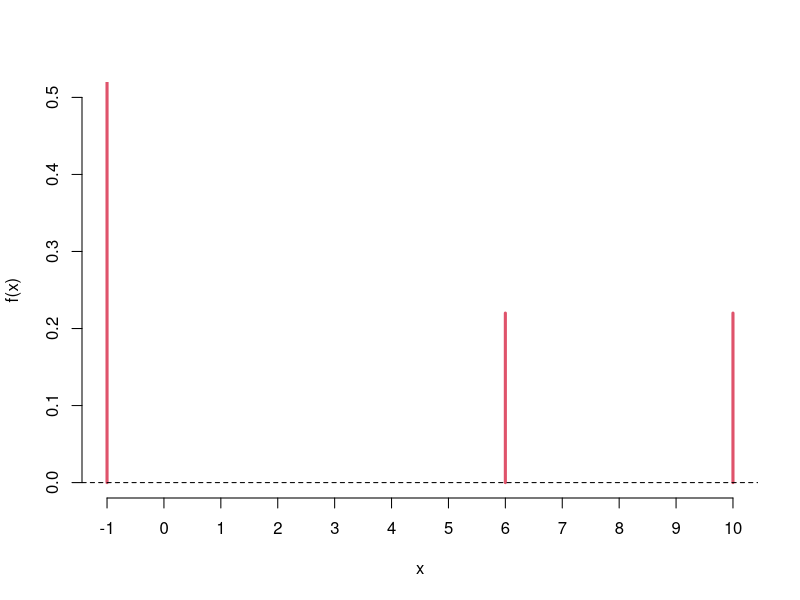
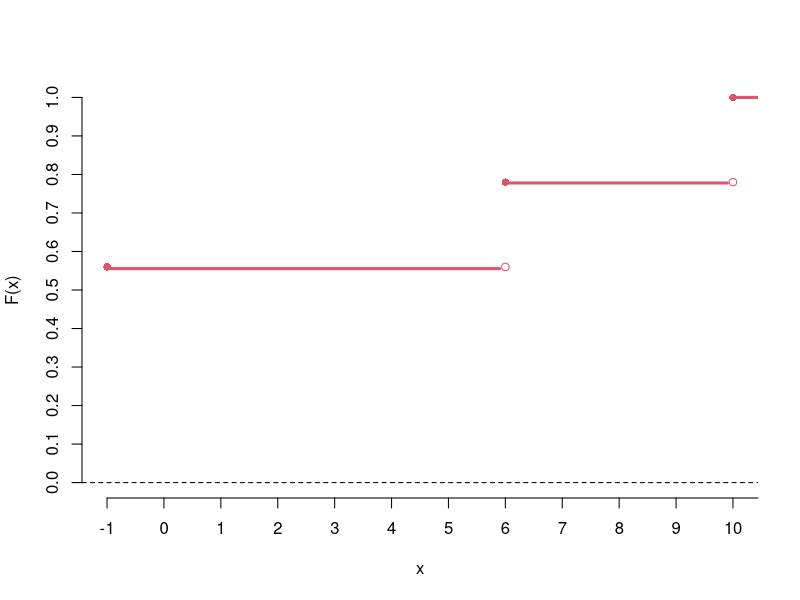
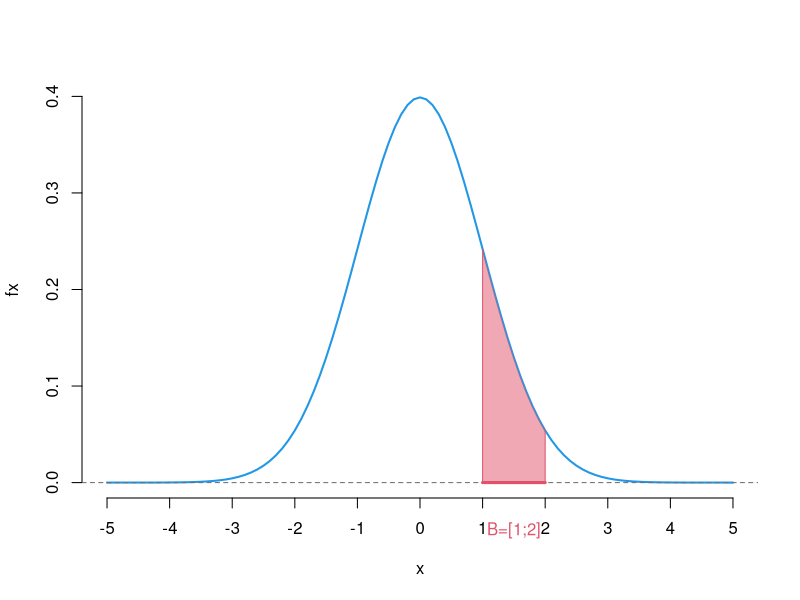
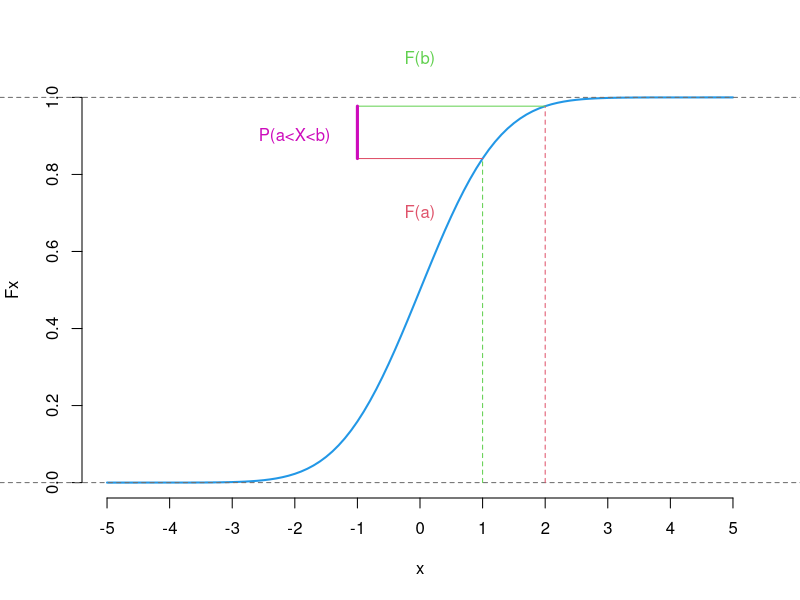
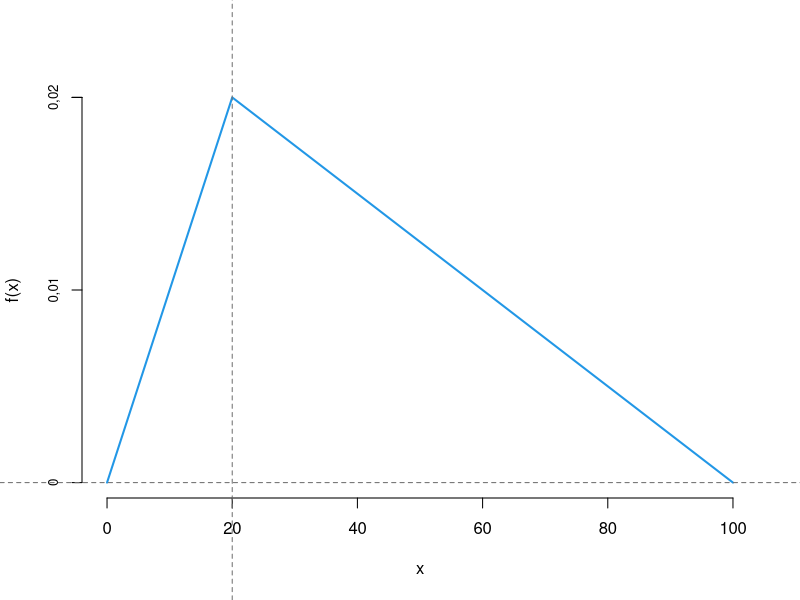
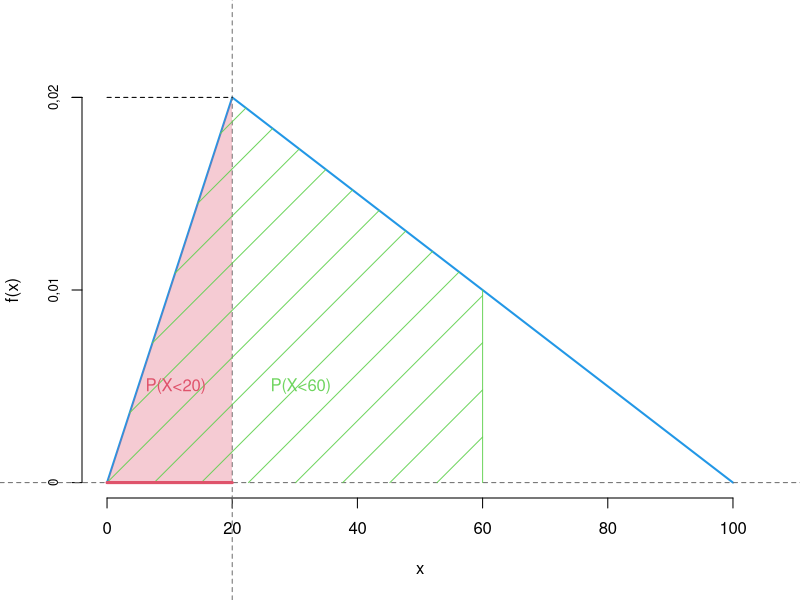
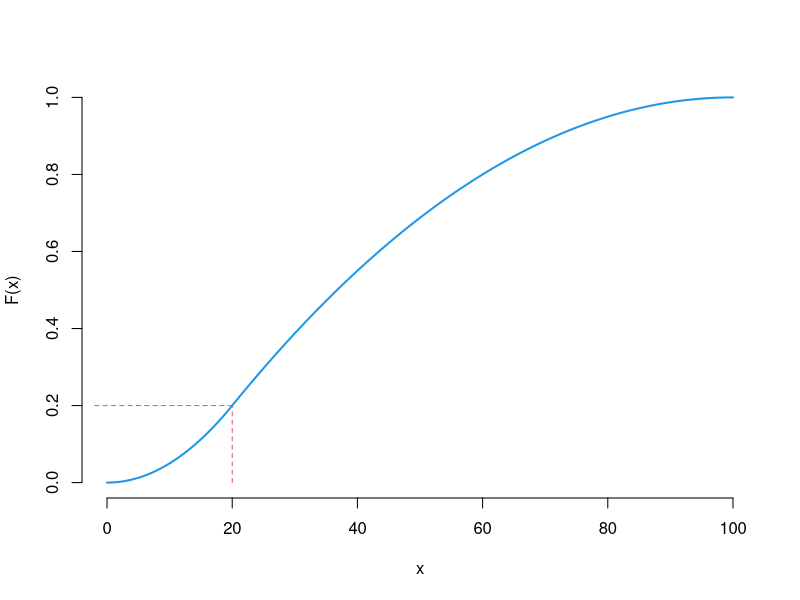
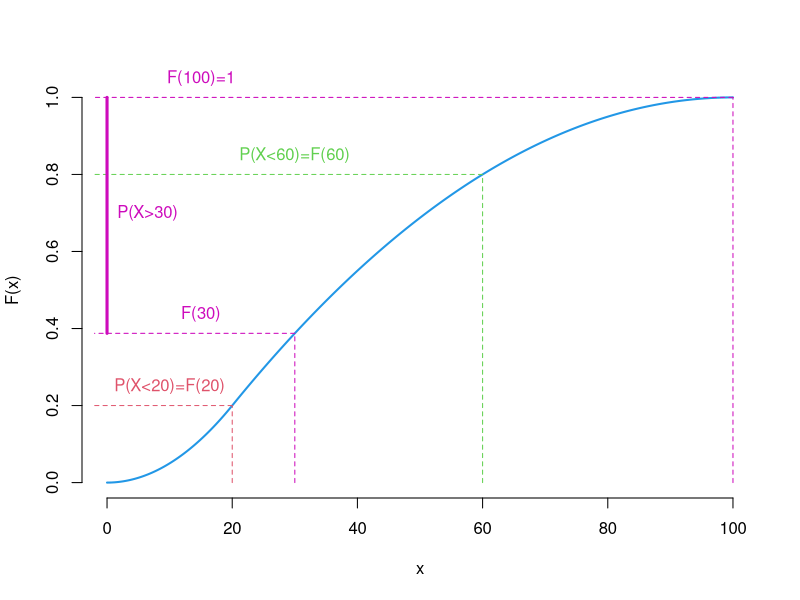

Generate these figures, in order, with R: (Note: this script raises an error after producing the figures.)
## ---- chunk 1
  plot(c(-1,6,10),round(c(5/9,2/9,2/9),2),type="h",ylab="f(x)",xlab="x",axes=F,ylim=c(0,0.5),col=2,lwd=3)
  axis(2,at=seq(0,0.5,0.1))
  axis(1,at=seq(-1,10,1))
  abline(h=0,lty=2)
## ---- chunk 2
  plot(c(-1,6,10),round(c(5/9,7/9,1),2),type="s",ylab="F(x)",xlab="x",axes=F,ylim=c(0,1),col=NA,lwd=3)
  arrows(-1,5/9,5.9,5/9,code=0,lwd=3,col=2)
  arrows(6,7/9,9.9,7/9,code=0,lwd=3,col=2)
  arrows(10,1,11.9,1,code=0,lwd=3,col=2)
  points(c(6,10),round(c(5/9,7/9),2),col=2)
  points(c(-1,6,10),round(c(5/9,7/9,1),2),pch=16,col=2)
  axis(2,at=seq(0,1,0.1))
  axis(1,at=seq(-1,12,1))
  abline(h=0,lty=2)
## ---- chunk 3
htmltools::tags$iframe(title = "Aufgabe_diskrete_ZV", src ="./htmls/aufgabe_dzv.html",  width=760, height=700)
## ---- chunk 4
pap<-c(0.02,0.06,0.12,0.2,0.12,0.08)
pges<-c(0.1,0.15,0.25,0.25,0.15,0.1)
pwe<-pges-pap

papp<-gsub("\\.","\\,",pap)
pweb<-gsub("\\.","\\,",pwe)
## ---- chunk 5
par0=1.0
par1=1.5; par11<-gsub("\\.","\\,", par1)
par2=1.0; par22<-gsub("\\.","\\,", par2)
par3=4

kostfun<-function(x,nutz="App"){
  if(nutz=="App"){
    out=min(par1*x,par1*par3)
  }else{
    out=min(par2*x,par2*par3) + par0
  }
  return(out)
}
kost1<-sapply((1:6),kostfun)
kost2<-sapply((1:6),kostfun,nutz="Web")

kost11<-gsub("\\.","\\,", kost1)
kost22<-gsub("\\.","\\,", kost2)

kwerte<-unique(sort(c(kost1,kost2)))
kwertee<-gsub("\\.","\\,", kwerte)

wkt<-function(wert,werte,wkten){
  ind<-werte==wert
  out=sum(wkten[ind])
  return(out)
}

wkten<-sapply(kwerte,wkt,werte=c(kost1,kost2),wkten=c(pap,pwe))

wktenn<-gsub("\\.","\\,", wkten)
## ---- chunk 6
library(scales)
  x<-seq(-5,5,by=0.1)
  fx<-dnorm(x)
  plot(x,fx,type="l",col=4,lwd=2, xlim=c(-5,5),axes=F)
  axis(2)
  axis(1, at=seq(-5,5))
  abline(h=0,lty=2,col="gray44")
  arrows(1,0,2,0,col=2,code=0,lwd=3)
  par(xpd=T)
  text(1.5,-0.05,"B=[1;2]",col=2)
  arrows(1,0,1,dnorm(1),col=2,code=0)
  arrows(2,0,2,dnorm(2),col=2,code=0)
  polygon(c(seq(1,2,0.1),2,1),c(dnorm(seq(1,2,0.1)),0,0),col=alpha(2,0.5),border =NA)

## ---- chunk 7

  x<-seq(-5,5,by=0.1)
  Fx<-pnorm(x)
  plot(x,Fx,type="l",col=4,lwd=2, xlim=c(-5,5),axes=F)
  axis(2)
  axis(1, at=seq(-5,5))
  abline(h=0,lty=2,col="gray44")
  abline(h=1,lty=2,col="gray44")
  # arrows(1,0,2,0,col=2,code=0,lwd=3)
  par(xpd=T)
  # text(1.5,-0.05,"B=[1;2]",col=2)
  arrows(1,0,1,pnorm(1),col=3,code=0,lty=2)
  arrows(2,0,2,pnorm(2),col=2,code=0,lty=2)
  arrows(2,pnorm(2),-1,pnorm(2),col=3,code=0,lty=1)
  arrows(1,pnorm(1),-1,pnorm(1),col=2,code=0,lty=1)
  text(0,1.1,"F(b)",col=3)
  text(0,0.7,"F(a)",col=2)
  arrows(-1,pnorm(2),-1,pnorm(1),code=0,lwd=3,col=6)
  text(-2,0.9,"P(a<X<b)",col=6)
  #polygon(c(seq(1,2,0.1),2,1),c(dnorm(seq(1,2,0.1)),0,0),col=alpha(2,0.5),border =NA)
  
## ---- chunk 8
options(scipen=999)
a=0; b=100; c=20 

aa<-gsub("\\.","\\,",round(a,4)); bb<-gsub("\\.","\\,",round(b,4)); cc<-gsub("\\.","\\,",round(c,4))

pars<-c(2/((b-a)*(c-a)), -2*a/((b-a)*(c-a)), 2*b/((b-a)*(b-c)),-2/((b-a)*(b-c)))

parss<-round(pars,5)
parss[c(1,4)][parss[c(1,4)]=="0"]<-""
parss<-sapply(parss,gsub,pattern="\\.", replacement="\\,")
parss[parss=="0"]<-""

## ---- chunk 9
library(scales)
x<-seq(a,b,0.1)

fx<-function(x,a=0,b=2,c=0.7){
    if(x>c&x<=b){
      px<-(2*(b-x))/((b-a)*(b-c))
    } else if (x>=a&x<=c){
      px<-(2*(x-a))/((b-a)*(c-a))
    } else {
      px<-0
    }
    return(px)
}

xwert<-60

top<-2/(b-a); topp<-gsub("\\.","\\,",round(top,4))
px<-sapply(x,fx,a=a,b=b,c=c)
  
plot(x,px,lwd=2,col=4,type="l",axes=F,ylab="f(x)",ylim=c(0,0.02))
axis(1)
axis(2,at=c(0,0.01,top,0.02),labels=c(0,"0,01",topp,"0,02"),cex.axis=0.8)
abline(v=c,lty=2,col="gray44")
abline(h=0,lty=2,col="gray44")
#polygon(c(x[x<=c],c,c),c(px[x<=c],2/(b-a),0),col=alpha(2,0.3),border =NA)
#polygon(c(x[x<=xwert],xwert,xwert),c(px[x<=xwert],fx(xwert),0),col=alpha(3,0.9),density=3,border =NA)
#arrows(xwert,fx(xwert,a=a,b=b,c=c),xwert,0,code=0,lwd=1,lty=1,col=alpha(3,0.9))
#text(c/2+1,0.005,paste0("P(X<",cc,")"),col=2)
#arrows(0,0,c,0,col=2,code=0,lwd=3)
#arrows(0,top,c,top,col=1,code=0,lwd=1,lty=2)
#text(xwert/2+1,0.005,paste0("P(X<",xwert,")"),col=alpha(3,0.9))

## ---- chunk 10
plot(x,px,lwd=2,col=4,type="l",axes=F,ylab="f(x)",ylim=c(0,0.02))
axis(1)
axis(2,at=c(0,0.01,top,0.02),labels=c(0,"0,01",topp,"0,02"),cex.axis=0.8)
abline(v=c,lty=2,col="gray44")
abline(h=0,lty=2,col="gray44")
polygon(c(x[x<=c],c,c),c(px[x<=c],2/(b-a),0),col=alpha(2,0.3),border =NA)
polygon(c(x[x<=xwert],xwert,xwert),c(px[x<=xwert],fx(xwert),0),col=alpha(3,0.9),density=3,border =NA)
arrows(xwert,fx(xwert,a=a,b=b,c=c),xwert,0,code=0,lwd=1,lty=1,col=alpha(3,0.9))
text(c/2+1,0.005,paste0("P(X<",cc,")"),col=2)
arrows(0,0,c,0,col=2,code=0,lwd=3)
arrows(0,top,c,top,col=1,code=0,lwd=1,lty=2)
text(xwert/2+1,0.005,paste0("P(X<",xwert,")"),col=alpha(3,0.9))
## ---- chunk 11
parsF<-c(round(0.5*c*top - (pars[3]*c + pars[4]*c^2/2),4),pars[3],pars[4]/2)

# parsF<-c(1/(b*c),#vor x^2, a=0, a<=x<=c
#           1-b^2/(b*(b-c)), #konst, c<x<=b
#           2*b/(b*(b-c)),#vor x c<x<=b
#          -1/(b*(b-c)) #vor x^2
# )
# 0.000500 -0.250000  0.025000 -0.000125

parssF<-gsub("\\.","\\,",parsF)
## ---- chunk 12
  Fx<-function(x){
    if(x>=a&x<=c){
      px<-pars[1]/2*x^2
    } else if (x<a){
      px<-0
    } else if(x>b){
      px<-1
    } else {
      px<-parsF[1] + parsF[2]*x + parsF[3]*x^2
    }
    return(px)
  }
  px<-sapply(x,Fx)
  
  plot(x,px,lwd=2,col=4,type="l",axes=F,ylab="F(x)")
  axis(1)
  axis(2)
  #c
  arrows(c,0,c,Fx(c),col=2,code=0,lty=2)
  arrows(c,Fx(c),-2,Fx(c),col=2,code=0,lty=2)
  
  
## ---- chunk 13
  plot(x,px,lwd=2,col=4,type="l",axes=F,ylab="F(x)")
  axis(1)
  axis(2)
  #X<20
  arrows(c,0,c,Fx(c),col=2,code=0,lty=2)
  arrows(c,Fx(c),-2,Fx(c),col=2,code=0,lty=2)
  text(c/2,Fx(c)+0.05,paste0("P(X<",cc,")=F(",c,")"),col=2)
  
  #X<60
  arrows(xwert,0,xwert,Fx(xwert),col=3,code=0,lty=2)
  arrows(xwert,Fx(xwert),-2,Fx(xwert),col=3,code=0,lty=2)
  text(xwert/2,Fx(xwert)+0.05,paste0("P(X<",xwert,")=F(",xwert,")"),col=3)
  
  #X>30
  arrows(xwert/2,0,xwert/2,Fx(xwert/2),col=6,code=0,lty=2)
  arrows(xwert/2,Fx(xwert/2),-2,Fx(xwert/2),col=6,code=0,lty=2)
  text(xwert/4,Fx(xwert/2)+0.05,paste0("F(",xwert/2,")"),col=6)
  
  par(xpd=T)
  arrows(b,0,b,Fx(b),col=6,code=0,lty=2)
  arrows(b,Fx(b),-2,Fx(b),col=6,code=0,lty=2)
  text(xwert/4,Fx(b)+0.05,paste0("F(",b,")=1"),col=6)
  par(xpd=F)
  
  arrows(0,Fx(b),0,Fx(xwert/2),code=0,lwd=3,col=6)
  text(6.5,0.7,paste0("P(X>",xwert/2,")"),col=6)
## ---- chunk 14
htmltools::tags$iframe(title = "Quiz_stetige_Zufallsvariablen", src ="./htmls/quiz_szv.html",  width=760, height=500)
## ---- chunk 15
htmltools::tags$iframe(title = "Beispiel_Kennzahlen", src =paste0(link,"Apps_RBook/#section-kennzahlen-von-zufallsvariablen"),  width=760, height=700)
## ---- chunk 16
intx1<-function(x){
  ix<-pars[1]*x^3/3# + pars[3]*x^2/2 + pars[4]*x^3/3
  return(ix)
}
intx2<-function(x){
  ix<-pars[3]*x^2/2 + pars[4]*x^3/3
  return(ix)
}

myint1<-(intx1(c) - intx1(0)) 
myint2<-(intx2(b) - intx2(c))
myint<-myint1 + myint2
myintt<-gsub("\\.","\\,",round(myint,4)); myintt1<-gsub("\\.","\\,",round(myint1,4)); myintt2<-gsub("\\.","\\,",round(myint2,4))
## ---- chunk 17
intx3<-function(x){
  ix<-pars[1]*x^4/4
  return(ix)
}
intx4<-function(x){
  ix<-pars[3]*x^3/3 + pars[4]*x^4/4
  return(ix)
}

myint3<-(intx3(c) - intx3(0)) 
myint4<-(intx4(b) - intx4(c))
myint5<-myint3 + myint4 - myint^2
myintt5<-gsub("\\.","\\,",round(myint5,4)); myintt3<-gsub("\\.","\\,",round(myint3,4)); myintt4<-gsub("\\.","\\,",round(myint4,4))
## ---- chunk 18
htmltools::tags$iframe(title = "Erwartungswert und Varianz", src ="./htmls/quiz_kennz.html",  width=760, height=500)
## ---- chunk 19
pa<-sum(pap)
paa<-gsub("\\.","\\,",pa)
aap<-gsub("\\.","\\,",1-pa)

#erw
pbe<-apply(rbind(pap,pwe),2,sum)
pbee<-gsub("\\.","\\,",pbe)
erwb<-sum((1:6)*pbe)
erwbb<-gsub("\\.","\\,",round(erwb,4))

#var
vara<-pa*(1-pa); varaa<-gsub("\\.","\\,",round(vara,4))
varb<-sum((1:6)^2*pbe) - erwb^2; varbb<-gsub("\\.","\\,",round(varb,4))

mycov<-sum((1:6)*pap) - pa*erwb
mycovv<-gsub("\\.","\\,",round(mycov,4))

mycor<-mycov/sqrt(vara*varb)
mycorr<-gsub("\\.","\\,",round(mycor,4))
## ---- chunk 20
  x<-seq(-5,5,by=0.1)
pp=0.9
  Fx<-pnorm(x)
  plot(x,Fx,type="l",col=4,lwd=2, xlim=c(-5,5),axes=F)
  axis(2)
  axis(1, at=seq(-5,5))
  abline(h=0,lty=2,col="gray44")
  abline(h=1,lty=2,col="gray44")
  # arrows(1,0,2,0,col=2,code=0,lwd=3)
  par(xpd=T)
  qp=round(qnorm(pp),4)
  arrows(qp,0,qp,pp,code=0,col=2)
  arrows(qp,pp,-5,pp,code=0,col=2)
  par(xpd=T)
  text(qp,-0.09, bquote(Q[.(pp)]==.(qp)),col=2)
  text(0.1,pp+0.05,paste0("F(",qp,")=",pp),col=2)
## ---- chunk 21
htmltools::tags$iframe(title = "Aufgabe_QUantileZV", src ="./htmls/Aufgabe_QuantileZV.html",  width=760, height=500)
## ---- chunk 22
htmltools::tags$iframe(title = "Wortwolke", src =paste0(link,"Apps_RBook/#section-wortwolke"),  width=760, height=600)
